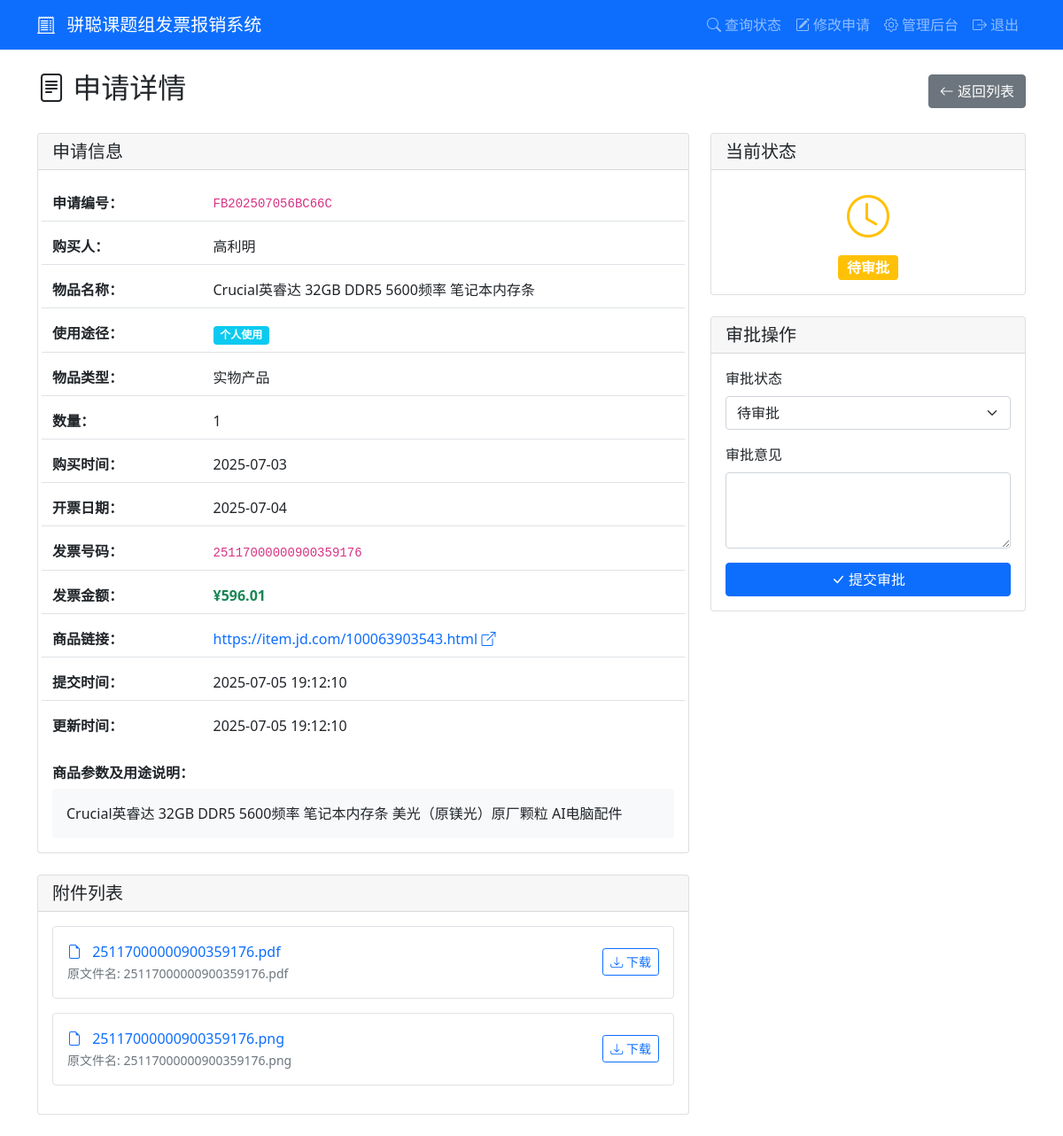
Screenshot of /admin/application/FB202507056BC66C (signed in) with the database file from the repository.
### tables this page shows
CREATE TABLE applications (
            id INTEGER PRIMARY KEY AUTOINCREMENT,
            app_number TEXT UNIQUE NOT NULL,
            purchaser TEXT NOT NULL,
            purchase_details TEXT,
            item_name TEXT NOT NULL,
            product_link TEXT,
            usage_type TEXT NOT NULL,
            item_type TEXT NOT NULL,
            quantity INTEGER NOT NULL,
            purchase_time DATE NOT NULL,
            invoice_number TEXT NOT NULL,
            invoice_amount REAL NOT NULL,
            invoice_date DATE NOT NULL,
            status TEXT DEFAULT '待审批',
            approval_comment TEXT,
            created_at TIMESTAMP DEFAULT CURRENT_TIMESTAMP,
            updated_at TIMESTAMP DEFAULT CURRENT_TIMESTAMP
        );

CREATE TABLE attachments (
            id INTEGER PRIMARY KEY AUTOINCREMENT,
            app_number TEXT NOT NULL,
            original_filename TEXT NOT NULL,
            stored_filename TEXT NOT NULL,
            file_path TEXT NOT NULL,
            FOREIGN KEY (app_number) REFERENCES applications (app_number)
        );

### app.py (the view)
        def wrapper(*args, **kwargs):
            user = session.get('admin_username', 'anonymous')
            details = f"操作: {operation_type}, 用户: {user}, URL: {request.url}"
            if kwargs.get('app_number'):
                details += f", 申请编号: {kwargs['app_number']}"
            elif kwargs.get('filename'):
                details += f", 文件名: {kwargs['filename']}"
            if request.method == 'POST':
                form_data = {k: '***' if k == 'password' else v for k, v in request.form.items()}
                details += f", 表单数据: {form_data}"
            if request.args:
                details += f", 查询参数: {dict(request.args)}"
            try:
                result = f(*args, **kwargs)
                app.logger.info(f"{details}, 结果: 成功")
                return result
            except Exception as e:
                app.logger.error(f"{details}, 结果: 失败, 错误: {str(e)}", exc_info=True)
                raise

### app.py (called while the page is built)
@app.route('/admin/application/<app_number>')
@log_operation('查看申请详情')
def admin_application_detail(app_number):
    if not session.get('admin_logged_in'):
        flash('请先登录')
        return redirect(url_for('admin_login'))
    with sqlite3.connect('reimbursement.db') as conn:
        c = conn.cursor()
        c.execute('SELECT * FROM applications WHERE app_number = ?', (app_number,))
        application = c.fetchone()
        c.execute('SELECT * FROM attachments WHERE app_number = ?', (app_number,))
        attachments = c.fetchall()
    if not application:
        flash('申请不存在')
        return redirect(url_for('admin_dashboard'))
    return render_template('admin_detail.html', application=application, attachments=attachments)

### templates/admin_detail.html (shortened to what this page needs)
{% extends "base.html" %}
{% block content %}
<div class="d-flex justify-content-between align-items-center mb-4">
    <h2><i class="bi bi-file-text"></i> 申请详情</h2>
    <a href="{{ url_for('admin_dashboard') }}" class="btn btn-secondary">
        <i class="bi bi-arrow-left"></i> 返回列表
    </a>
</div>
<div class="row">
    <div class="col-md-8">
        <div class="card mb-4">
            <div class="card-header">
                <h5 class="mb-0">申请信息</h5>
            </div>
            <div class="card-body">
                <div class="row g-2">
                    <div class="col-12">
                        <div class="row align-items-center py-2 border-bottom">
                            <div class="col-4 col-sm-3">
                                <strong>申请编号：</strong>
                            </div>
                            <div class="col-8 col-sm-9">
                                <code>{{ application[1] }}</code>
                            </div>
                        </div>
                    </div>
                    <div class="col-12">
                        <div class="row align-items-center py-2 border-bottom">
                            <div class="col-4 col-sm-3">
                                <strong>购买人：</strong>
                            </div>
                            <div class="col-8 col-sm-9">
                                {{ application[2] }}
                            </div>
                        </div>
                    </div>
                    <div class="col-12">
                        <div class="row align-items-center py-2 border-bottom">
                            <div class="col-4 col-sm-3">
                                <strong>物品名称：</strong>
                            </div>
                            <div class="col-8 col-sm-9">
                                {{ application[4] }}
                            </div>
                        </div>
                    </div>
                    <div class="col-12">
                        <div class="row align-items-center py-2 border-bottom">
                            <div class="col-4 col-sm-3">
                                <strong>使用途径：</strong>
                            </div>
                            <div class="col-8 col-sm-9">
                                <span
                                    class="badge bg-{% if application[6] == '个人使用' %}info{% else %}success{% endif %}">
                                    {{ application[6] }}
                                </span>
                            </div>
                        </div>
                    </div>
                    <div class="col-12">
                        <div class="row align-items-center py-2 border-bottom">
                            <div class="col-4 col-sm-3">
                                <strong>物品类型：</strong>
                            </div>
                            <div class="col-8 col-sm-9">
                                {{ application[7] }}
                            </div>
                        </div>
                    </div>
                    <div class="col-12">
                        <div class="row align-items-center py-2 border-bottom">
                            <div class="col-4 col-sm-3">
                                <strong>数量：</strong>
                            </div>
                            <div class="col-8 col-sm-9">
                                {{ application[8] }}
                            </div>
                        </div>
                    </div>
                    <div class="col-12">
                        <div class="row align-items-center py-2 border-bottom">
                            <div class="col-4 col-sm-3">
                                <strong>购买时间：</strong>
                            </div>
                            <div class="col-8 col-sm-9">
                                {{ application[9] }}
                            </div>
                        </div>
                    </div>
                    <div class="col-12">
                        <div class="row align-items-center py-2 border-bottom">
                            <div class="col-4 col-sm-3">
                                <strong>开票日期：</strong>
                            </div>
                            <div class="col-8 col-sm-9">
                                {{ application[12] }}
                            </div>
                        </div>
                    </div>
                    <div class="col-12">
                        <div class="row align-items-center py-2 border-bottom">
                            <div class="col-4 col-sm-3">
                                <strong>发票号码：</strong>
                            </div>
                            <div class="col-8 col-sm-9">
                                <code>{{ application[10] }}</code>
                            </div>
                        </div>
                    </div>
                    <div class="col-12">
                        <div class="row align-items-center py-2 border-bottom">
                            <div class="col-4 col-sm-3">
                                <strong>发票金额：</strong>
                            </div>
                            <div class="col-8 col-sm-9">
                                <span class="text-success fw-bold">¥{{ "%.2f"|format(application[11]) }}</span>
                            </div>
                        </div>
                    </div>
                    <div class="col-12">
                        <div class="row align-items-center py-2 border-bottom">
                            <div class="col-4 col-sm-3">
                                <strong>商品链接：</strong>
                            </div>
                            <div class="col-8 col-sm-9">
                                {% if application[5] %}
                                <a href="{{ application[5] }}" target="_blank" class="text-decoration-none">
                                    {{ application[5] }} <i class="bi bi-box-arrow-up-right"></i>
                                </a>
                                {% else %}
                                <span class="text-muted">未提供</span>
                                {% endif %}
                            </div>
                        </div>
                    </div>
                    <div class="col-12">
                        <div class="row align-items-center py-2 border-bottom">
                            <div class="col-4 col-sm-3">
                                <strong>提交时间：</strong>
                            </div>
                            <div class="col-8 col-sm-9">
                                {{ application[15] }}
                            </div>
                        </div>
                    </div>
                    <div class="col-12">
                        <div class="row align-items-center py-2">
                            <div class="col-4 col-sm-3">
                                <strong>更新时间：</strong>
                            </div>
                            <div class="col-8 col-sm-9">
                                {{ application[16] }}
                            </div>
                        </div>
                    </div>
                </div>
                {% if application[3] %}
                <div class="mt-4">
                    <h6><strong>商品参数及用途说明：</strong></h6>
                    <div class="bg-light p-3 rounded">
                        {{ application[3]|replace('\n', '<br>')|safe }}
                    </div>
                </div>
                {% endif %}
            </div>
        </div>
        {% if attachments %}
        <div class="card mb-4">
            <div class="card-header">
                <h5 class="mb-0">附件列表</h5>
            </div>
            <div class="card-body">
                {% for attachment in attachments %}
                <div class="d-flex justify-content-between align-items-center mb-3 p-3 border rounded">
                    <div>
                        <i class="bi bi-file-earmark text-primary me-2"></i>
                        <a href="{{ url_for('download_file', filename=attachment[3]) }}" target="_blank"
                            class="text-decoration-none">
                            {{ attachment[3] }}
                        </a>
                        <br>
                        <small class="text-muted">原文件名: {{ attachment[2] }}</small>
                    </div>
                    <a href="{{ url_for('download_file', filename=attachment[3]) }}"
                        class="btn btn-sm btn-outline-primary">
                        <i class="bi bi-download"></i> 下载
                    </a>
                </div>
                {% endfor %}
            </div>
        </div>
        {% endif %}
    </div>
    <div class="col-md-4">
        <div class="card mb-4">
            <div class="card-header">
                <h5 class="mb-0">当前状态</h5>
            </div>
            <div class="card-body text-center">
                {% if application[13] == '待审批' %}
                <i class="bi bi-clock text-warning" style="font-size: 3rem;"></i>
                <div class="mt-2">
                    <span class="badge bg-warning fs-6">{{ application[13] }}</span>
                </div>
                {% elif application[13] == '报销中' %}
                <i class="bi bi-hourglass-split text-primary" style="font-size: 3rem;"></i>
                <div class="mt-2">
                    <span class="badge bg-primary fs-6">{{ application[13] }}</span>
                </div>
                {% elif application[13] == '已报销' %}
                <i class="bi bi-check-circle text-success" style="font-size: 3rem;"></i>
                <div class="mt-2">
                    <span class="badge bg-success fs-6">{{ application[13] }}</span>
                </div>
                {% elif application[13] == '驳回' %}
                <i class="bi bi-x-circle text-danger" style="font-size: 3rem;"></i>
                <div class="mt-2">
                    <span class="badge bg-danger fs-6">{{ application[13] }}</span>
                </div>
                {% endif %}
            </div>
        </div>
        <div class="card">
            <div class="card-header">
                <h5 class="mb-0">审批操作</h5>
            </div>
            <div class="card-body">
                <form action="{{ url_for('approve_application', app_number=application[1]) }}" method="post">
                    <div class="mb-3">
                        <label for="status" class="form-label">审批状态</label>
                        <select class="form-select" id="status" name="status" required>
                            <option value="待审批" {% if application[13]=='待审批' %}selected{% endif %}>待审批</option>
                        </select>
                    </div>
                    <div class="mb-3">
                        <label for="comment" class="form-label">审批意见</label>
                        <textarea class="form-control" id="comment" name="comment"
                            rows="3">{{ application[14] or '' }}</textarea>
                    </div>
                    <div class="d-grid">
                        <button type="submit" class="btn btn-primary">
                            <i class="bi bi-check-lg"></i> 提交审批
                        </button>
                    </div>
                </form>
            </div>
        </div>
    </div>
</div>
{% endblock %}

### rows the page displays
applications: app_number "FB202507056BC66C", purchaser "高利明", item_name "Crucial英睿达 32GB DDR5 5600频率 笔记本内存条", usage_type "个人使用", item_type "实物产品", quantity "1", purchase_time "2025-07-03", invoice_date "2025-07-04", invoice_number "25117000000900359176", invoice_amount "596.01", product_link "https://item.jd.com/100063903543.html", created_at "2025-07-05 19:12:10", updated_at "2025-07-05 19:12:10", purchase_details "Crucial英睿达 32GB DDR5 5600频率 笔记本内存条 美光（原镁光）原厂颗粒 AI电脑配件", status "待审批"
attachments: stored_filename "25117000000900359176.pdf", original_filename "25117000000900359176.pdf"
attachments: stored_filename "25117000000900359176.png", original_filename "25117000000900359176.png"
